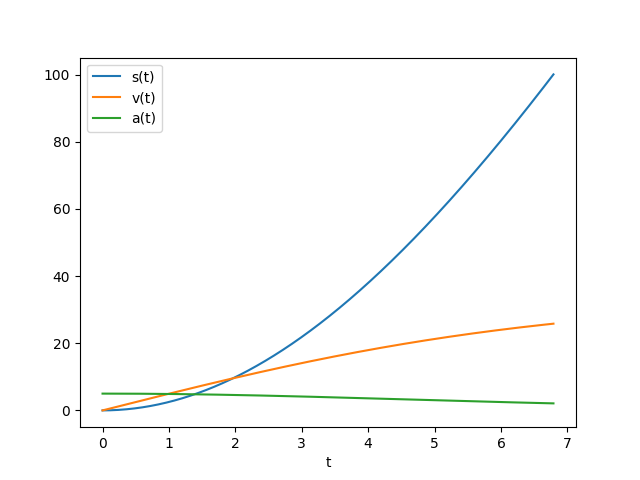

Write Python code to recreate this figure.
""" Definerer en funksjon for aa finne akselrasjonen """
def A(t, v):
	F = 400	#N
	rho = 1.293	#kg/m^3
	A = 0.45	#m^2
	CD = 1.2
	m = 80.	#kg
	return (F - 0.5*rho*A*CD*v**2)/m	#m/s^2

""" Definerer en funksjon for aa bruker Eulers metode """
def Euler(A):
	t = [0]
	a = [A(0, 0)]
	v = [0]
	s = [0]
	s_ = s[0]
	t_ = t[0]
	i = 0
	dt = 0.01
	
	while s_ < 100:
		a_ = A(t_, v[i])
		t_ += dt
		v_ = v[i] + a_*(dt)
		s_ = s[i] + v_*(dt)
		a.append(a_)
		v.append(v_)
		s.append(s_)
		t.append(t_)
		i += 1
	return t, s, v, a

if __name__ == "__main__":	#bare for at jeg skal kunne bruke funksjoner videre
	from matplotlib.pyplot import plot, legend, show, xlabel, savefig
	t, s, v, a = Euler(A)
	
	plot(t, s, t, v, t, a)
	legend(["s(t)", "v(t)", "a(t)"], loc = "best")
	xlabel("t")
	savefig("Oblig1_e.png")
	show()


"""
C:\Users\Torstein\Documents\UiO\Fys-Mek1110\Python Programmer>Oblig1_e.py

"""